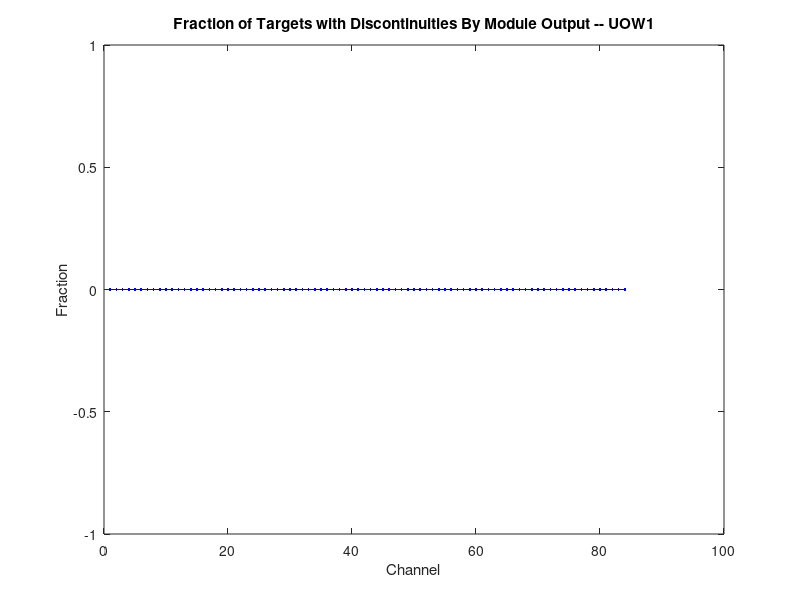

Source code (MATLAB):
function [discontinuityAnalysisStructArray, nDiscontinuitiesByModOut, ...
nTargetsWithDiscontinuitiesByModOut, nTargetsWithUncorrectedDiscontinuitiesByModOut] = ...
collect_discontinuity_results(startCadenceNumbers)

% Collect the discontinuity results for all available module outputs. The
% startCadenceNumbers are optional, to be specified if there are task files
% for more than one unit of work in the given quarter.
% 
% Copyright 2017 United States Government as represented by the
% Administrator of the National Aeronautics and Space Administration.
% All Rights Reserved.
% 
% NASA acknowledges the SETI Institute's primary role in authoring and
% producing the Kepler Data Processing Pipeline under Cooperative
% Agreement Nos. NNA04CC63A, NNX07AD96A, NNX07AD98A, NNX11AI13A,
% NNX11AI14A, NNX13AD01A & NNX13AD16A.
% 
% This file is available under the terms of the NASA Open Source Agreement
% (NOSA). You should have received a copy of this agreement with the
% Kepler source code; see the file NASA-OPEN-SOURCE-AGREEMENT.doc.
% 
% No Warranty: THE SUBJECT SOFTWARE IS PROVIDED "AS IS" WITHOUT ANY
% WARRANTY OF ANY KIND, EITHER EXPRESSED, IMPLIED, OR STATUTORY,
% INCLUDING, BUT NOT LIMITED TO, ANY WARRANTY THAT THE SUBJECT SOFTWARE
% WILL CONFORM TO SPECIFICATIONS, ANY IMPLIED WARRANTIES OF
% MERCHANTABILITY, FITNESS FOR A PARTICULAR PURPOSE, OR FREEDOM FROM
% INFRINGEMENT, ANY WARRANTY THAT THE SUBJECT SOFTWARE WILL BE ERROR
% FREE, OR ANY WARRANTY THAT DOCUMENTATION, IF PROVIDED, WILL CONFORM
% TO THE SUBJECT SOFTWARE. THIS AGREEMENT DOES NOT, IN ANY MANNER,
% CONSTITUTE AN ENDORSEMENT BY GOVERNMENT AGENCY OR ANY PRIOR RECIPIENT
% OF ANY RESULTS, RESULTING DESIGNS, HARDWARE, SOFTWARE PRODUCTS OR ANY
% OTHER APPLICATIONS RESULTING FROM USE OF THE SUBJECT SOFTWARE.
% FURTHER, GOVERNMENT AGENCY DISCLAIMS ALL WARRANTIES AND LIABILITIES
% REGARDING THIRD-PARTY SOFTWARE, IF PRESENT IN THE ORIGINAL SOFTWARE,
% AND DISTRIBUTES IT "AS IS."
% 
% Waiver and Indemnity: RECIPIENT AGREES TO WAIVE ANY AND ALL CLAIMS
% AGAINST THE UNITED STATES GOVERNMENT, ITS CONTRACTORS AND
% SUBCONTRACTORS, AS WELL AS ANY PRIOR RECIPIENT. IF RECIPIENT'S USE OF
% THE SUBJECT SOFTWARE RESULTS IN ANY LIABILITIES, DEMANDS, DAMAGES,
% EXPENSES OR LOSSES ARISING FROM SUCH USE, INCLUDING ANY DAMAGES FROM
% PRODUCTS BASED ON, OR RESULTING FROM, RECIPIENT'S USE OF THE SUBJECT
% SOFTWARE, RECIPIENT SHALL INDEMNIFY AND HOLD HARMLESS THE UNITED
% STATES GOVERNMENT, ITS CONTRACTORS AND SUBCONTRACTORS, AS WELL AS ANY
% PRIOR RECIPIENT, TO THE EXTENT PERMITTED BY LAW. RECIPIENT'S SOLE
% REMEDY FOR ANY SUCH MATTER SHALL BE THE IMMEDIATE, UNILATERAL
% TERMINATION OF THIS AGREEMENT.
%

N_MOD_OUTS = 84;

if ~exist('startCadenceNumbers', 'var')
    startCadenceNumbers = [];
end

nUow = max(1, length(startCadenceNumbers));

discontinuityAnalysisStructArray = repmat(struct( ...
    'taskDir', '', ...
    'ccdModule', 0, ...
    'ccdOutput', 0, ...
    'modOutIndex', 0, ...
    'nTargets', 1, ...
    'discontinuities', [], ...
    'nDiscontinuities', 0, ...
    'nTargetsWithDiscontinuities', 0, ...
    'discontinuityTargetList', [], ...
    'nTargetsWithUncorrectedDiscontinuities', 0, ...
    'uncorrectedDiscontinuityTargetList', []), [nUow, N_MOD_OUTS]);

d = dir('pdc-matlab-*');
for name = {d.name}
    disp(char(name));
    cd(char(name))
    [discontinuityAnalysisStruct, uowIndex] = ...
        collect_discontinuity_results_by_mod_out(char(name), startCadenceNumbers);
    if ~isempty(discontinuityAnalysisStruct)
        index = discontinuityAnalysisStruct.modOutIndex;
        discontinuityAnalysisStructArray(uowIndex, index) = ...
            discontinuityAnalysisStruct;
    end
    cd ..
end % for name

% nDiscontinuitiesByModOut = ...
%     [discontinuityAnalysisStructArray.nDiscontinuities]';
% nTargetsWithDiscontinuitiesByModOut = ...
%     [discontinuityAnalysisStructArray.nTargetsWithDiscontinuities]';
% nTargetsWithUncorrectedDiscontinuitiesByModOut = ...
%     [discontinuityAnalysisStructArray.nTargetsWithUncorrectedDiscontinuities]';
% 
% hold off
% plot(nDiscontinuitiesByModOut, '.-b')
% title('Number of Discontinuities By Module Output')
% pause
% 
% plot(nTargetsWithDiscontinuitiesByModOut, '.-b')
% title('Number of Targets with Discontinuities By Module Output')
% pause
% 
% plot(nTargetsWithUncorrectedDiscontinuitiesByModOut, '.-b')
% title('Number of Targets with Uncorrected Discontinuities By Module Output')

nTargetsByModOut = ...
    reshape([discontinuityAnalysisStructArray.nTargets], nUow, N_MOD_OUTS)';
nDiscontinuitiesByModOut = ...
    reshape([discontinuityAnalysisStructArray.nDiscontinuities], nUow, N_MOD_OUTS)';
nTargetsWithDiscontinuitiesByModOut = ...
    reshape([discontinuityAnalysisStructArray.nTargetsWithDiscontinuities], nUow, N_MOD_OUTS)';
nTargetsWithUncorrectedDiscontinuitiesByModOut = ...
    reshape([discontinuityAnalysisStructArray.nTargetsWithUncorrectedDiscontinuities], nUow, N_MOD_OUTS)';

hold off
for i = 1 : nUow
    subplot(nUow, 1, i)
    plot(nTargetsWithDiscontinuitiesByModOut(:,i) ./ nTargetsByModOut(:,i) , '.-b')
    title(['Fraction of Targets with Discontinuities By Module Output -- UOW', num2str(i)])
    xlabel('Channel')
    ylabel('Fraction')
end

return
